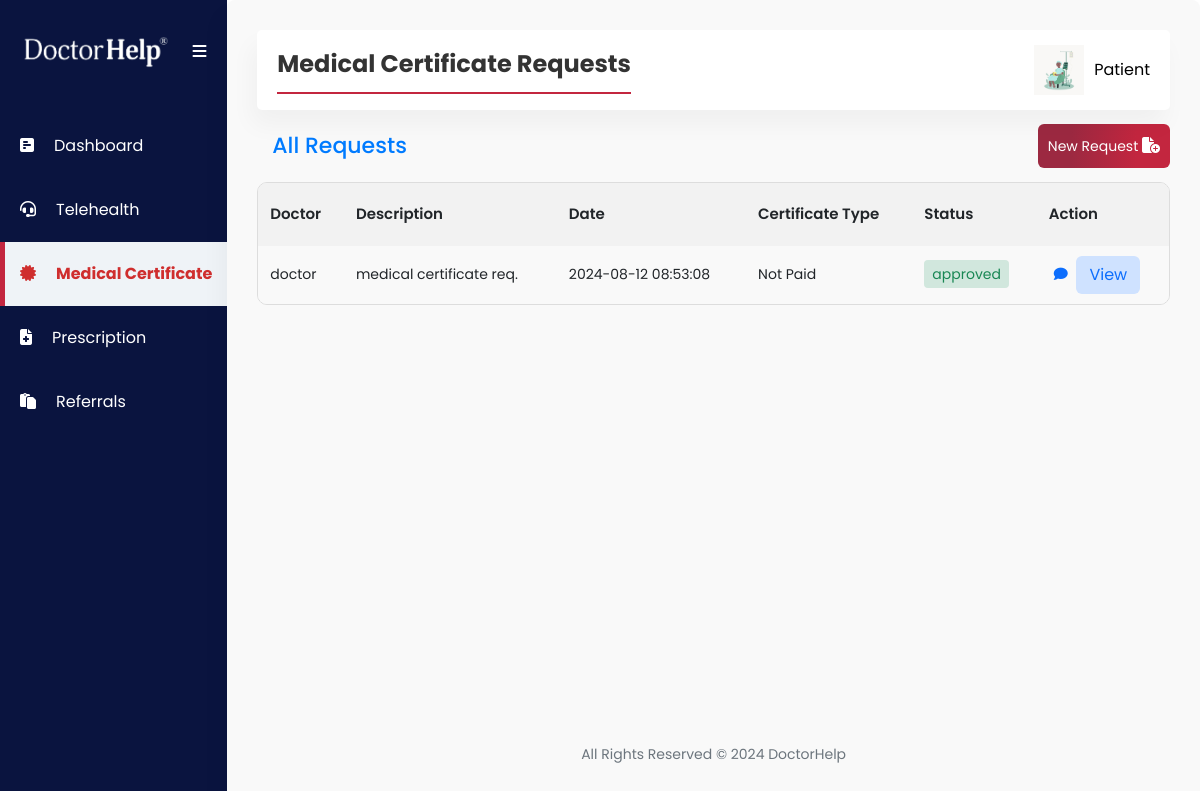
Page /patient/medical_certificate.php (signed in) on the committed database.
### tables this page shows
CREATE TABLE `patient` (
  `id` int(11) NOT NULL,
  `email` varchar(255) NOT NULL,
  `username` varchar(50) NOT NULL,
  `patient_name` text NOT NULL,
  `password` varchar(255) NOT NULL,
  `hpassword` varchar(255) NOT NULL,
  `profile_picture` varchar(255) DEFAULT 'default.jpg',
  `title` text NOT NULL,
  `name` text NOT NULL,
  `last_name` text NOT NULL,
  `phone` text NOT NULL,
  `address` text DEFAULT NULL,
  `dob` text NOT NULL,
  `gender` text NOT NULL,
  `medicare_detail` text NOT NULL,
  `expiry_year` text NOT NULL,
  `expiry_month` text NOT NULL,
  `created_date` timestamp NOT NULL DEFAULT current_timestamp(),
  `email_verify` varchar(20) NOT NULL,
  `token` varchar(225) NOT NULL,
  `token_expire` datetime DEFAULT NULL,
  `medirecord_id` varchar(255) DEFAULT NULL
);

CREATE TABLE `medical_certificate` (
  `id` int(11) NOT NULL,
  `patient_id` int(11) DEFAULT NULL,
  `doctor_id` int(11) DEFAULT NULL,
  `description` text NOT NULL,
  `status` enum('pending','approved','assigned','disapproved') DEFAULT 'pending',
  `from_date` date NOT NULL,
  `to_date` date NOT NULL,
  `prescription` text DEFAULT NULL,
  `signature` varchar(255) NOT NULL,
  `request_date_time` timestamp NOT NULL DEFAULT current_timestamp(),
  `created_date` timestamp NOT NULL DEFAULT current_timestamp(),
  `payment` text DEFAULT NULL,
  `certificate_type` varchar(255) DEFAULT NULL,
  `reason` varchar(255) DEFAULT NULL,
  `illness_description` text DEFAULT NULL,
  `title` text NOT NULL,
  `name` text DEFAULT NULL,
  `gender` text NOT NULL,
  `email` text DEFAULT NULL,
  `phone` text DEFAULT NULL,
  `dob` text DEFAULT NULL,
  `address` text DEFAULT NULL,
  `card_number` int(11) DEFAULT NULL,
  `security_code` int(11) DEFAULT NULL,
  `expiration_date` text DEFAULT NULL,
  `country` text DEFAULT NULL,
  `document_path` varchar(255) NOT NULL,
  `created_date_2` date NOT NULL DEFAULT current_timestamp(),
  `notes` text NOT NULL,
  `disapproval_reason` text DEFAULT NULL
);

CREATE TABLE `doctor` (
  `id` int(11) NOT NULL,
  `email` varchar(255) NOT NULL,
  `username` varchar(50) NOT NULL,
  `doctor_name` text NOT NULL,
  `password` varchar(50) NOT NULL,
  `hpassword` varchar(255) NOT NULL,
  `profile_picture` varchar(255) NOT NULL DEFAULT 'default.png',
  `signature` varchar(255) NOT NULL DEFAULT 'signature.png',
  `aphra` varchar(100) DEFAULT NULL
);

### patient/medical_certificate.php (the view, shortened to what this page needs)
<?php
include '../include/config.php';
$username = $_SESSION['username'];
$query = "SELECT medical_certificate.id, doctor.username as doctor_name, doctor.email as doctor_email, medical_certificate.description, medical_certificate.request_date_time, medical_certificate.status, medical_certificate.payment, medical_certificate.prescription, medical_certificate.disapproval_reason
          FROM medical_certificate
          LEFT JOIN doctor ON medical_certificate.doctor_id = doctor.id
          LEFT JOIN patient ON medical_certificate.patient_id = patient.id
          WHERE medical_certificate.patient_id = (SELECT id FROM patient WHERE username = ?)
          ORDER BY medical_certificate.created_date DESC";
$stmt = $conn->prepare($query);
$stmt->bind_param("s", $username);
$stmt->execute();
$result = $stmt->get_result();
?>
<?php include("include/sidebar.php"); ?>
<div class="second-section">
    <section>
        <div class="navbar">
            <div class="page-title">
                <span>Medical Certificate Requests</span>
            </div>
            <?php include("include/navbar.php"); ?>
        </div>
        <div class="d-flex justify-content-between align-items-center py-2">
            <h2 class="page-header">All Requests</h2>
            <a href="../frontend/medical_certificate_request.php" class="button-class"
                style="text-decoration: none;"><small> New Request </small> <i class="fa-solid fa-file-circle-plus"></i></a>
        </div>
        <div class="table-responsive">
            <table>
                <thead>
                    <tr>
                        <th>Doctor</th>
                        <th class="hide-on-small">Description</th>
                        <th class="hide-on-small">Date</th>
                        <th class="hide-on-small">Certificate Type</th>
                        <th class="hide-on-small">Status</th>
                        <th class="hide-on-small">Action</th>
                    </tr>
                </thead>
                <tbody>
                    <?php
                    if ($result->num_rows > 0) {
                        while ($row = $result->fetch_assoc()) {
                            $id = htmlspecialchars($row['id']);
                            $doctor_name = htmlspecialchars($row['doctor_name']);
                            $description = htmlspecialchars($row['description']);
                            $request_date_time = htmlspecialchars($row['request_date_time']);
                            $status = htmlspecialchars($row['status']);
                            $payment = htmlspecialchars($row['payment']);
                            $email = htmlspecialchars($row['doctor_email']);
                            $disapproval_reason = htmlspecialchars($row['disapproval_reason']) ?: '';
                            $statusClasses = [
                                'pending' => 'text-warning bg-warning-subtle',
                                'assigned' => 'text-primary bg-primary-subtle ',
                                'approved' => 'text-success bg-success-subtle ',
                                'disapproved' => 'text-danger bg-danger-subtle'
                            ];
                            $defaultClass = 'bg-secondary text-white';
                            $statusClass = isset($statusClasses[strtolower($status)]) ? $statusClasses[strtolower($status)] : $defaultClass;
                            echo "<tr>";
                            echo "<td>" . ($doctor_name ? $doctor_name : ' - ') . "</td>";
                            echo "<td class='hide-on-small'>{$description}</td>";
                            echo "<td class='hide-on-small'>{$request_date_time}</td>";
                            echo "<td class='hide-on-small'>" .
                                ($payment == 10 ? "Regular Certificate - \$10" :
                                    ($payment == 20 ? "Priority Certificate - \$20" : "Not Paid")) .
                                "</td>";
                            echo "<td  class='hide-on-small'><span class='px-2 py-1 rounded-1 {$statusClass}'>";
                            if ($status === 'disapproved' && $disapproval_reason) {
                                echo "{$status}</span> <i class='fa-solid fa-circle-exclamation' style='cursor: pointer; color: #ff0000;' onclick='showReason(\"{$disapproval_reason}\")' title='Click to see reason'></i>";
                            } else {
                                echo "{$status}</span>";
                            }
                            echo "</td>";
                            if ($status === 'approved' && !empty($doctor_name) ) {
                                echo "<td class='hide-on-small'>  <a href='chat.php?certificate_id={$id}&doctor_name={$doctor_name}&email={$email}'><i class='fa-solid fa-comment'></i></a>  <a href='medical_certificate_view.php?id={$id}' style='color: white; text-decoration: none; text-align: center;' class='btn text-primary bg-primary-subtle  hide-on-small '>View</a> </td>";
                            }
                            elseif ($status === "assigned" ) {
                                echo "<td class='hide-on-small'>  <a href='chat.php?certificate_id={$id}&doctor_name={$doctor_name}&email={$email}'><i class='fa-solid fa-comment'></i></a>  </td>";
                            }
                            elseif ($status === "disapproved" && empty($doctor_name) ){
                                echo "<td class='hide-on-small'>  <a href='chat.php?certificate_id={$id}&doctor_name={$doctor_name}&email={$email}'><i class='fa-solid fa-comment'></i></a>  - </td>";
                            }
                            else {
                                echo "<td class='hide-on-small'> <a href='chat.php?certificate_id={$id}&doctor_name={$doctor_name}&email={$email}'><i class='fa-solid fa-comment'></i></a> </td>";
                            }
                            echo "</tr>";
                        }
                    } else {
                        echo "<tr><td colspan='6'>No requests found</td></tr>";
                    }
                    ?>
                </tbody>
            </table>
        </div>
    </section>
    <?php include("include/footer.php"); ?>
</div>
</body>
</html>

### patient/include/navbar.php (shortened to what this page needs)
<?php
include '../include/config.php';
$username = $_SESSION['username'];
$sql_query = "SELECT * FROM patient WHERE username='$username'";
$query_result = $conn->query($sql_query);
if ($query_result->num_rows > 0) {
    $user = $query_result->fetch_assoc();
} else {
    echo "User not found.";
    exit();
}
?>
<div class="navbar-title">
    <span onclick="toggleDropdown()">
        <img src="assets/img/<?php
        echo $user['profile_picture'];
        ?>" alt="Profile Picture" class="navbar-img">
        <button class="navbar-profile"> <?php
        echo $username;
        ?> </button>
    </span>
</div>

### patient/assets/styles.css (style rules this page uses)
:root { --skyblue-bg: #eff3f7; --white-color: #fff; --blue-text-icon: linear-gradient( 270deg, #c3263f 0%, #c3263f 25%, #9c2941 75% ); --hover-blue-text-icon: #c3263f; --sidebar-hover: #e0e3ff; --body-color: #212529; --sidebar-font: #ffffff; --footer-text: #6c757d; --date-time: #0099fb; --mehron: #cf2e2e; --date-time-bg: #ccebfe; --sidebar-color: #0a143f; --shadow: -5px 15px 25px rgba(0, 0, 0, 0.04); }
* { box-sizing: border-box; margin: 0; padding: 0; }
body { font-family: Poppins, Helvetica, sans-serif; overflow-x: hidden; }
.navbar { background-color: var(--white-color); color: var(--body-color); display: flex; justify-content: space-between; align-items: center; padding: 15px 20px; gap: 20px; width: -webkit-fill-available; box-shadow: var(--shadow); border-radius: 5px; }
.navbar-img { width: 50px; }
.page-title { border-bottom: 2px solid var(--hover-blue-text-icon); justify-content: start; padding-bottom: 10px; }
.navbar-title { font-size: 1.5rem; }
.navbar-title span { display: flex; align-items: center; column-gap: 10px; font-size: 20px; cursor: pointer; }
.navbar-title span .navbar-profile { border: none; background-color: transparent; font-size: 16px; text-transform: capitalize; }
table { width: 100%; border-collapse: separate; border-spacing: 0; border: 1px solid #ddd; border-radius: 10px; overflow: hidden; text-align: left; }
tbody a { padding: 0 5px; }
th { font-size: 15px; font-weight: 600; padding: 20px 12px; }
td { font-size: 14px; padding: 10px 12px; }
thead { background-color: #f2f2f2; border-bottom: 1px solid #ddd; }
tbody tr { border-top: 1px solid #ddd; }
tbody tr:nth-child(odd) { background-color: #f9f9f9; }
.button-class { border: none; color: var(--white-color); background-image: var(--blue-text-icon) !important ; padding: 10px; border-radius: 6px; font-size: 16px; cursor: pointer; }
::placeholder { color: #777777; text-transform: capitalize; }
.second-section { padding: 30px; width: 100%; background-color: #f9f9f9; border-radius: 8px; box-shadow: var(--shadow); display: flex; flex-direction: column; justify-content: space-between; }
.page-title span { font-size: 24px; font-weight: bold; color: #333; }
h2.page-header { margin: 15px; font-size: 22px; color: #007bff; }

### rows in the picture
patient: profile_picture (picture)
medical_certificate: doctor.username "doctor", description "medical certificate req.", request_date_time "2024-08-12 08:53:08", payment "Not Paid", status "approved"

### other values in the picture
$username "Patient"
